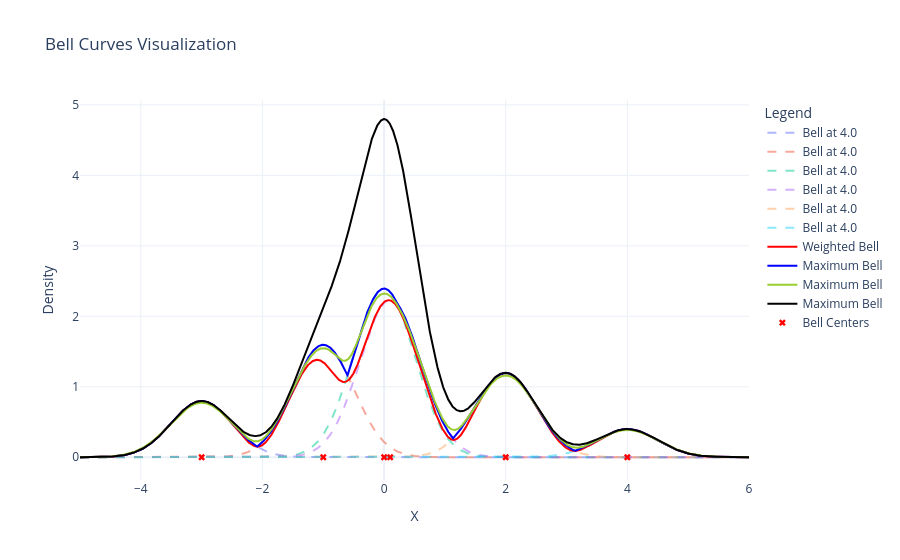

Notebook code cell kept with this figure:
### Markdown cell above
## KDE

### Code cell
import numpy as np
import matplotlib.pyplot as plt

# Define el vector con valores en donde se van a generar los centros de las campanas
centros = np.array([-3, -1, 0, 0.1, 2, 4])

# Define el vector de ponderación para cada campana
pesos = np.array([1.0, 2.0, 3.0,2.8, 1.5, 0.5])

# Define el ancho de banda
bandwidth = 0.5

# Define el rango de x para evaluar la densidad
x = np.linspace(-5, 6, 2000)

# Calcula la densidad
density = np.zeros_like(x)
dists = np.empty_like(x)
bells = np.empty_like(x)
for centro, peso in zip(centros, pesos):
    
    kernel = np.exp(-((x - centro) / bandwidth)**2 / 2) / (bandwidth * np.sqrt(2 * np.pi))
    density += kernel * peso
    dist= np.abs(x - centro)
    bell = peso * kernel
    
    dists = np.vstack((dists, dist))
    bells = np.vstack((bells, bell))
    
    plt.plot(x, kernel*peso, alpha=0.5, linestyle='--')  # Grafica las campanas individuales
    
dists = dists[1:,:]
bells = bells[1:,:]
    

dists = -dists + dists.max(axis=1)[:,None]
dists = dists * bells
dists = dists / dists.sum(axis=0)

new = (bells * dists).sum(axis=0)
max = bells.max(axis=0)


# Apply gaussian filter to max
from scipy.ndimage import gaussian_filter1d
max_filtered = gaussian_filter1d(max, sigma=2000/(6--5)*bandwidth*0.25)


import plotly.graph_objects as go

# Create the figure
fig = go.Figure()

# Add individual bell curves
for i in range(bells.shape[0]):
    fig.add_trace(go.Scatter(x=x, y=bells[i], mode='lines', line=dict(dash='dash'), opacity=0.5, name=f'Bell at {centro}'))

# Add the weighted bell curve
fig.add_trace(go.Scatter(x=x, y=new, mode='lines', line=dict(color='red', dash='solid'), name='Weighted Bell'))

# Add the maximum bell curve
fig.add_trace(go.Scatter(x=x, y=max, mode='lines', line=dict(color='blue', dash='solid'), name='Maximum Bell'))

# Add the maximum and filtered bell curve
fig.add_trace(go.Scatter(x=x, y=max_filtered, mode='lines', line=dict(color='yellowgreen', dash='solid'), name='Maximum Bell'))

# Add the KDE curve
fig.add_trace(go.Scatter(x=x, y=density, mode='lines', line=dict(color='black', dash='solid'), name='Maximum Bell'))

# Add scatter points for bell centers
fig.add_trace(go.Scatter(x=centros, y=np.zeros_like(centros), mode='markers', marker=dict(color='red', symbol='x'), name='Bell Centers'))

# Update layout
fig.update_layout(
    title="Bell Curves Visualization",
    xaxis_title="X",
    yaxis_title="Density",
    legend_title="Legend",
    template="plotly_white"
)

# Show the plot
fig.show()

### Figure 1 — Plotly figure (JSON) as saved in the notebook; plotly's stock layout.template omitted (floating-point values rounded to 4 significant figures; data arrays with more than 128 entries replaced by an {"elided": "..."} marker saying what was removed)
{"data": [{"line": {"dash": "dash"}, "mode": "lines", "name": "Bell at 4.0", "opacity": 0.5, "type": "scatter", "x": {"elided": "2000 float values"}, "y": {"elided": "2000 float values"}}, {"line": {"dash": "dash"}, "mode": "lines", "name": "Bell at 4.0", "opacity": 0.5, "type": "scatter", "x": {"elided": "2000 float values"}, "y": {"elided": "2000 float values"}}, {"line": {"dash": "dash"}, "mode": "lines", "name": "Bell at 4.0", "opacity": 0.5, "type": "scatter", "x": {"elided": "2000 float values"}, "y": {"elided": "2000 float values"}}, {"line": {"dash": "dash"}, "mode": "lines", "name": "Bell at 4.0", "opacity": 0.5, "type": "scatter", "x": {"elided": "2000 float values"}, "y": {"elided": "2000 float values"}}, {"line": {"dash": "dash"}, "mode": "lines", "name": "Bell at 4.0", "opacity": 0.5, "type": "scatter", "x": {"elided": "2000 float values"}, "y": {"elided": "2000 float values"}}, {"line": {"dash": "dash"}, "mode": "lines", "name": "Bell at 4.0", "opacity": 0.5, "type": "scatter", "x": {"elided": "2000 float values"}, "y": {"elided": "2000 float values"}}, {"line": {"color": "red", "dash": "solid"}, "mode": "lines", "name": "Weighted Bell", "type": "scatter", "x": {"elided": "2000 float values"}, "y": {"elided": "2000 float values"}}, {"line": {"color": "blue", "dash": "solid"}, "mode": "lines", "name": "Maximum Bell", "type": "scatter", "x": {"elided": "2000 float values"}, "y": {"elided": "2000 float values"}}, {"line": {"color": "yellowgreen", "dash": "solid"}, "mode": "lines", "name": "Maximum Bell", "type": "scatter", "x": {"elided": "2000 float values"}, "y": {"elided": "2000 float values"}}, {"line": {"color": "black", "dash": "solid"}, "mode": "lines", "name": "Maximum Bell", "type": "scatter", "x": {"elided": "2000 float values"}, "y": {"elided": "2000 float values"}}, {"marker": {"color": "red", "symbol": "x"}, "mode": "markers", "name": "Bell Centers", "type": "scatter", "x": [-3, -1, 0, 0.1, 2, 4], "y": [0, 0, 0, 0, 0, 0]}], "layout": {"legend": {"title": {"text": "Legend"}}, "title": {"text": "Bell Curves Visualization"}, "xaxis": {"title": {"text": "X"}}, "yaxis": {"title": {"text": "Density"}}}}
